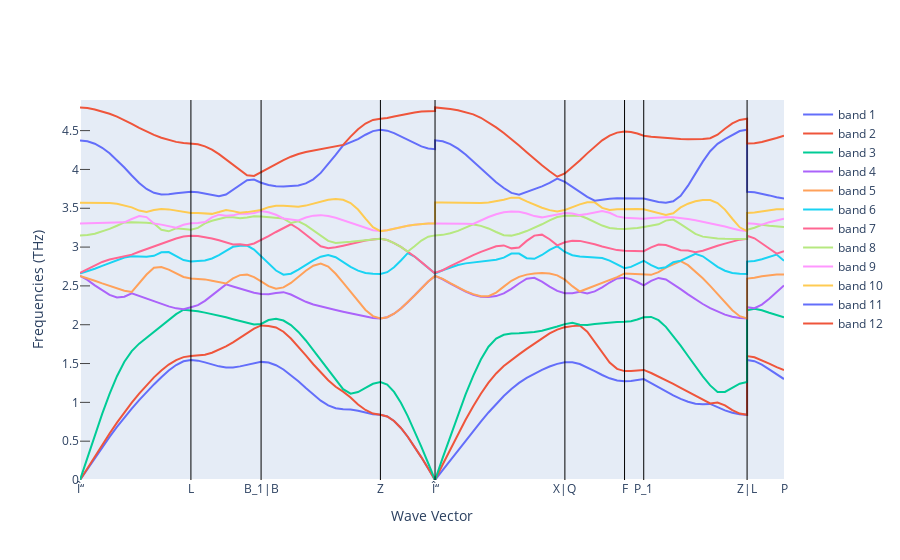

Notebook cell for this chart:
### Markdown cell above
## Tracé de la structure de bandes phononiques

### Code cell
fig_ph_bs = get_plot_bs(phonon_bs)
fig_ph_bs.update_yaxes(rangemode="tozero")
fig_ph_bs.show()
